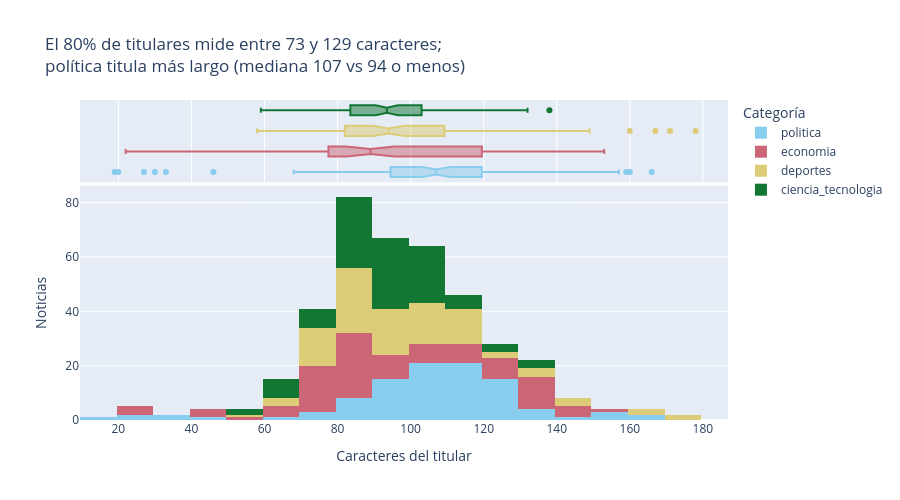

The notebook cell this image was saved under:
### Markdown cell above
### 4.3 Longitud de los titulares

### Code cell
p10, p90 = df.largo_titular.quantile([0.1, 0.9]).round().astype(int)
medianas = df.groupby("etiqueta").largo_titular.median()
fig = px.histogram(
    df, x="largo_titular", color="etiqueta", nbins=30, marginal="box",
    category_orders={"etiqueta": ORDEN}, color_discrete_map=COLORES,
    title=(f"El 80% de titulares mide entre {p10} y {p90} caracteres;<br>"
           f"política titula más largo (mediana {medianas['politica']:.0f} vs {medianas.drop('politica').max():.0f} o menos)"),
    labels={"largo_titular": "Caracteres del titular", "etiqueta": "Categoría"},
)
fig.update_layout(width=900, height=500, barmode="stack")
fig.update_yaxes(title_text="Noticias", row=1, col=1)
fig.show()

### Figure 1 — Plotly figure (JSON) as saved in the notebook; plotly's stock layout.template omitted (floating-point values rounded to 4 significant figures)
{"data": [{"bingroup": "x", "hovertemplate": "Categoría=politica<br>Caracteres del titular=%{x}<br>count=%{y}<extra></extra>", "legendgroup": "politica", "marker": {"color": "rgb(136, 204, 238)", "pattern": {"shape": ""}}, "name": "politica", "nbinsx": 30, "orientation": "v", "showlegend": true, "type": "histogram", "x": [112, 125, 104, 107, 104, 128, 102, 99, 33, 19, 88, 116, 91, 129, 114, 156, 113, 127, 84, 112, 115, 121, 104, 157, 112, 103, 20, 82, 117, 112, 112, 98, 120, 94, 84, 107, 124, 127, 144, 105, 97, 74, 101, 99, 104, 91, 113, 46, 108, 92, 159, 95, 130, 122, 107, 119, 87, 76, 102, 160, 108, 104, 116, 166, 130, 111, 120, 27, 114, 68, 96, 83, 92, 129, 98, 94, 120, 97, 114, 79, 109, 136, 118, 105, 117, 30, 121, 105, 115, 83, 101, 103, 94, 89, 113, 126, 119, 120, 104, 135], "xaxis": "x", "yaxis": "y"}, {"hovertemplate": "Categoría=politica<br>Caracteres del titular=%{x}<extra></extra>", "legendgroup": "politica", "marker": {"color": "rgb(136, 204, 238)"}, "name": "politica", "notched": true, "showlegend": false, "type": "box", "x": [112, 125, 104, 107, 104, 128, 102, 99, 33, 19, 88, 116, 91, 129, 114, 156, 113, 127, 84, 112, 115, 121, 104, 157, 112, 103, 20, 82, 117, 112, 112, 98, 120, 94, 84, 107, 124, 127, 144, 105, 97, 74, 101, 99, 104, 91, 113, 46, 108, 92, 159, 95, 130, 122, 107, 119, 87, 76, 102, 160, 108, 104, 116, 166, 130, 111, 120, 27, 114, 68, 96, 83, 92, 129, 98, 94, 120, 97, 114, 79, 109, 136, 118, 105, 117, 30, 121, 105, 115, 83, 101, 103, 94, 89, 113, 126, 119, 120, 104, 135], "xaxis": "x2", "yaxis": "y2"}, {"bingroup": "x", "hovertemplate": "Categoría=economia<br>Caracteres del titular=%{x}<br>count=%{y}<extra></extra>", "legendgroup": "economia", "marker": {"color": "rgb(204, 102, 119)", "pattern": {"shape": ""}}, "name": "economia", "nbinsx": 30, "orientation": "v", "showlegend": true, "type": "histogram", "x": [58, 65, 90, 94, 127, 77, 65, 23, 111, 43, 99, 98, 77, 89, 141, 66, 79, 97, 88, 85, 103, 81, 77, 88, 72, 86, 110, 24, 123, 153, 121, 124, 71, 111, 100, 149, 139, 91, 87, 134, 148, 78, 69, 114, 133, 76, 108, 119, 71, 85, 112, 137, 135, 137, 136, 107, 83, 83, 131, 138, 80, 110, 136, 106, 76, 22, 127, 86, 89, 124, 86, 87, 95, 75, 88, 84, 86, 78, 72, 41, 46, 105, 108, 120, 82, 136, 85, 77, 89, 76, 142, 81, 89, 95, 93, 77, 121, 132, 74, 83], "xaxis": "x", "yaxis": "y"}, {"hovertemplate": "Categoría=economia<br>Caracteres del titular=%{x}<extra></extra>", "legendgroup": "economia", "marker": {"color": "rgb(204, 102, 119)"}, "name": "economia", "notched": true, "showlegend": false, "type": "box", "x": [58, 65, 90, 94, 127, 77, 65, 23, 111, 43, 99, 98, 77, 89, 141, 66, 79, 97, 88, 85, 103, 81, 77, 88, 72, 86, 110, 24, 123, 153, 121, 124, 71, 111, 100, 149, 139, 91, 87, 134, 148, 78, 69, 114, 133, 76, 108, 119, 71, 85, 112, 137, 135, 137, 136, 107, 83, 83, 131, 138, 80, 110, 136, 106, 76, 22, 127, 86, 89, 124, 86, 87, 95, 75, 88, 84, 86, 78, 72, 41, 46, 105, 108, 120, 82, 136, 85, 77, 89, 76, 142, 81, 89, 95, 93, 77, 121, 132, 74, 83], "xaxis": "x2", "yaxis": "y2"}, {"bingroup": "x", "hovertemplate": "Categoría=deportes<br>Caracteres del titular=%{x}<br>count=%{y}<extra></extra>", "legendgroup": "deportes", "marker": {"color": "rgb(221, 204, 119)", "pattern": {"shape": ""}}, "name": "deportes", "nbinsx": 30, "orientation": "v", "showlegend": true, "type": "histogram", "x": [82, 69, 62, 75, 99, 106, 135, 99, 100, 77, 82, 149, 178, 171, 73, 100, 85, 94, 98, 115, 89, 113, 97, 104, 101, 117, 105, 100, 74, 107, 73, 112, 128, 92, 107, 90, 115, 82, 85, 112, 90, 79, 96, 86, 77, 82, 85, 85, 105, 77, 106, 93, 73, 95, 88, 117, 86, 113, 100, 58, 110, 80, 70, 102, 86, 74, 146, 141, 89, 135, 84, 120, 104, 167, 113, 83, 79, 90, 118, 107, 135, 160, 80, 67, 88, 77, 80, 89, 92, 83, 92, 81, 86, 98, 99, 112, 96, 71, 112], "xaxis": "x", "yaxis": "y"}, {"hovertemplate": "Categoría=deportes<br>Caracteres del titular=%{x}<extra></extra>", "legendgroup": "deportes", "marker": {"color": "rgb(221, 204, 119)"}, "name": "deportes", "notched": true, "showlegend": false, "type": "box", "x": [82, 69, 62, 75, 99, 106, 135, 99, 100, 77, 82, 149, 178, 171, 73, 100, 85, 94, 98, 115, 89, 113, 97, 104, 101, 117, 105, 100, 74, 107, 73, 112, 128, 92, 107, 90, 115, 82, 85, 112, 90, 79, 96, 86, 77, 82, 85, 85, 105, 77, 106, 93, 73, 95, 88, 117, 86, 113, 100, 58, 110, 80, 70, 102, 86, 74, 146, 141, 89, 135, 84, 120, 104, 167, 113, 83, 79, 90, 118, 107, 135, 160, 80, 67, 88, 77, 80, 89, 92, 83, 92, 81, 86, 98, 99, 112, 96, 71, 112], "xaxis": "x2", "yaxis": "y2"}, {"bingroup": "x", "hovertemplate": "Categoría=ciencia_tecnologia<br>Caracteres del titular=%{x}<br>count=%{y}<extra></extra>", "legendgroup": "ciencia_tecnologia", "marker": {"color": "rgb(17, 119, 51)", "pattern": {"shape": ""}}, "name": "ciencia_tecnologia", "nbinsx": 30, "orientation": "v", "showlegend": true, "type": "histogram", "x": [84, 87, 88, 84, 103, 97, 95, 97, 70, 103, 96, 107, 107, 89, 80, 101, 80, 88, 96, 120, 90, 78, 138, 90, 106, 102, 107, 94, 76, 103, 101, 99, 62, 85, 94, 99, 81, 88, 88, 93, 89, 82, 115, 115, 59, 97, 106, 86, 101, 90, 99, 94, 130, 77, 62, 105, 59, 90, 83, 87, 117, 103, 102, 97, 105, 99, 74, 90, 84, 62, 88, 60, 128, 123, 80, 103, 104, 98, 83, 97, 67, 100, 110, 89, 98, 77, 76, 90, 61, 99, 132, 93, 83, 108, 80, 89, 89, 65, 114, 107], "xaxis": "x", "yaxis": "y"}, {"hovertemplate": "Categoría=ciencia_tecnologia<br>Caracteres del titular=%{x}<extra></extra>", "legendgroup": "ciencia_tecnologia", "marker": {"color": "rgb(17, 119, 51)"}, "name": "ciencia_tecnologia", "notched": true, "showlegend": false, "type": "box", "x": [84, 87, 88, 84, 103, 97, 95, 97, 70, 103, 96, 107, 107, 89, 80, 101, 80, 88, 96, 120, 90, 78, 138, 90, 106, 102, 107, 94, 76, 103, 101, 99, 62, 85, 94, 99, 81, 88, 88, 93, 89, 82, 115, 115, 59, 97, 106, 86, 101, 90, 99, 94, 130, 77, 62, 105, 59, 90, 83, 87, 117, 103, 102, 97, 105, 99, 74, 90, 84, 62, 88, 60, 128, 123, 80, 103, 104, 98, 83, 97, 67, 100, 110, 89, 98, 77, 76, 90, 61, 99, 132, 93, 83, 108, 80, 89, 89, 65, 114, 107], "xaxis": "x2", "yaxis": "y2"}], "layout": {"barmode": "stack", "height": 500, "legend": {"title": {"text": "Categoría"}, "tracegroupgap": 0}, "title": {"text": "El 80% de titulares mide entre 73 y 129 caracteres;<br>política titula más largo (mediana 107 vs 94 o menos)"}, "width": 900, "xaxis": {"anchor": "y", "domain": [0.0, 1.0], "title": {"text": "Caracteres del titular"}}, "xaxis2": {"anchor": "y2", "domain": [0.0, 1.0], "matches": "x", "showgrid": true, "showticklabels": false}, "yaxis": {"anchor": "x", "domain": [0.0, 0.7326], "title": {"text": "Noticias"}}, "yaxis2": {"anchor": "x2", "domain": [0.7426, 1.0], "matches": "y2", "showgrid": false, "showline": false, "showticklabels": false, "ticks": ""}}}
